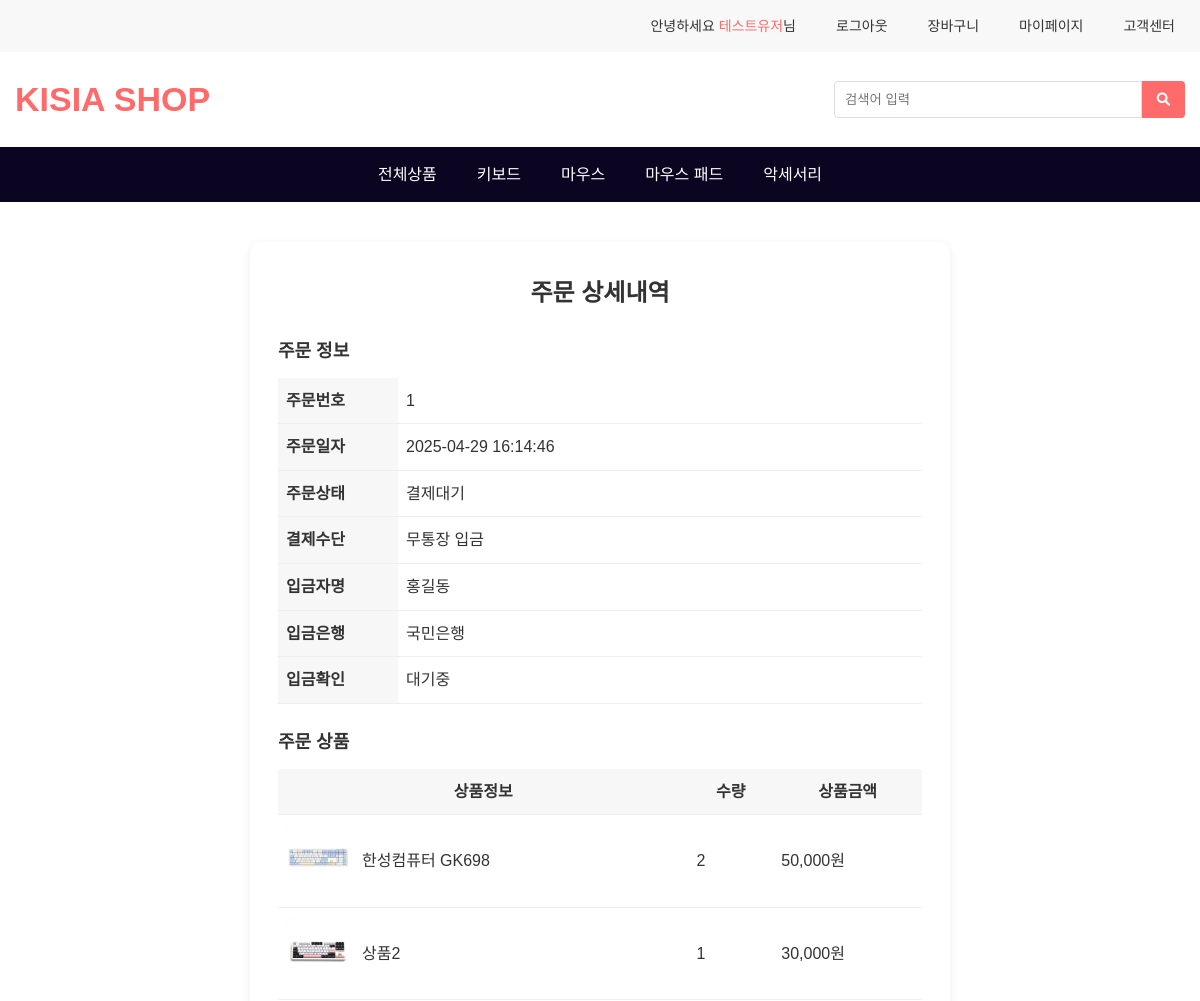
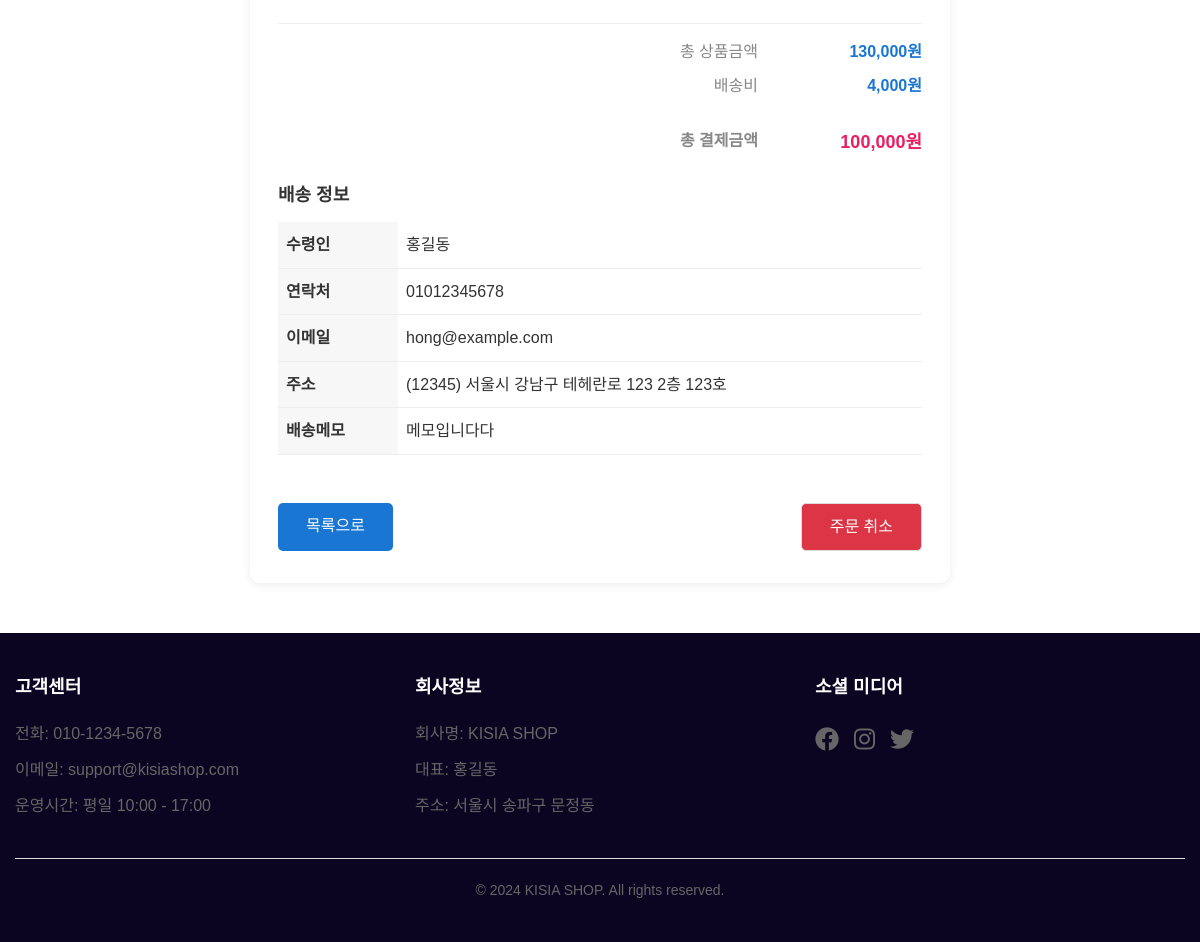
Screenshot of /mainmenu/order_detail.php?order_id=1 (signed in) with the database file from the repository (2 pictures, top to bottom).
### tables this page shows
CREATE TABLE orders (
  id INT PRIMARY KEY AUTO_INCREMENT,            
  user_id INT,                         
  user_name VARCHAR(100),                       

  order_amount INT NOT NULL,                    
  order_status ENUM('pending', 'paid', 'cancelled') DEFAULT 'pending',  
  payment_method ENUM('bank_transfer', 'point') NOT NULL,  

  depositor_name VARCHAR(100),                  
  bank_name VARCHAR(100),                       
  deposit_confirmed BOOLEAN DEFAULT FALSE,      
  deposit_confirmed_at DATETIME NULL,           

  receiver_name VARCHAR(100),                   
  receiver_phone VARCHAR(20),                   
  receiver_email VARCHAR(100),                  
  receiver_address VARCHAR(255),                
  receiver_postcode VARCHAR(10),                      
  receiver_address_detail VARCHAR(255),               
  delivery_memo VARCHAR(255),               

  order_created_at DATETIME DEFAULT NOW(),       
  FOREIGN KEY (user_id) REFERENCES users(id) ON DELETE SET NULL
);

CREATE TABLE order_items (
  id INT PRIMARY KEY AUTO_INCREMENT,
  order_id INT NOT NULL,                     
  product_id INT,                   
  product_name VARCHAR(255) NOT NULL,         
  product_image_url VARCHAR(255) NOT NULL,    
  quantity INT NOT NULL,                     
  price INT NOT NULL,                        
  deliver_price INT NOT NULL,                

  FOREIGN KEY (order_id) REFERENCES orders(id) ON DELETE CASCADE,
  FOREIGN KEY (product_id) REFERENCES products(id) ON DELETE SET NULL
);

### mainmenu/queries/get_mypage_order_detail.php (called while the page is built, shortened)
<?php
    require_once '/var/www/html/mainmenu/common/db.php';
    $orderId = $_GET['order_id'];
    $sql = "
        SELECT
            o.*,
            oi.id as order_item_id,
            oi.product_id,
            oi.product_name,
            oi.product_image_url,
            oi.quantity,
            oi.price,
            item_count_table.item_count
        FROM orders o
        JOIN order_items oi ON o.id = oi.order_id
        JOIN (
            SELECT order_id, COUNT(*) as item_count
            FROM order_items
            GROUP BY order_id
        ) item_count_table ON o.id = item_count_table.order_id
        WHERE o.id = ?
    ";
    $stmt = mysqli_prepare($conn, $sql);
    mysqli_stmt_bind_param($stmt, "i", $orderId);
    mysqli_stmt_execute($stmt);
    $result = mysqli_stmt_get_result($stmt);
    $order = mysqli_fetch_assoc($result);
    $sql_items = "SELECT * FROM order_items WHERE order_id = ?";
    $stmt_items = mysqli_prepare($conn, $sql_items);
    mysqli_stmt_bind_param($stmt_items, "i", $orderId);
    mysqli_stmt_execute($stmt_items);
    $result_items = mysqli_stmt_get_result($stmt_items);
    $order_items = mysqli_fetch_all($result_items, MYSQLI_ASSOC);
    $subtotal = 0;
    $shippingTotal = 0;
    foreach ($order_items as $item) {
        $subtotal += $item['price'] * $item['quantity'];
        $shippingTotal += $item['deliver_price'];
    }
?>

### mainmenu/order_detail.php (the view, shortened to what this page needs)
<!DOCTYPE html>
<html lang="ko">
<head>
    <link rel="stylesheet" href="css/style.css">
    <link rel="stylesheet" href="css/cart.css">
    <link rel="stylesheet" href="css/checkout.css">
    <link rel="stylesheet" href="https://cdnjs.cloudflare.com/ajax/libs/font-awesome/6.0.0/css/all.min.css">
</head>
<body>
    <?php include 'common/header.php'; ?>
    <?php require_once 'queries/get_mypage_order_detail.php'; ?>
    <main class="main-content">
        <div class="order-detail-container">
            <h2 class="order-detail-title">주문 상세내역</h2>
            <div class="order-section-title">주문 정보</div>
            <table class="order-info-table">
                <tr>
                    <th>주문번호</th>
                    <td><?php echo $order['id']; ?></td>
                </tr>
                <tr>
                    <th>주문일자</th>
                    <td><?php echo $order['order_created_at']; ?></td>
                </tr>
                <tr>
                    <th>주문상태</th>
                    <td>
                        <?php
                        switch($order['order_status']) {
                            case 'pending': echo '결제대기'; break;
                        }
                        ?>
                    </td>
                </tr>
                <tr>
                    <th>결제수단</th>
                    <td>
                        <?php
                        if ($order['payment_method'] === 'point') echo '포인트';
                        else if ($order['payment_method'] === 'bank_transfer') echo '무통장 입금';
                        else echo $order['payment_method'];
                        ?>
                    </td>
                </tr>
                <?php if ($order['payment_method'] === 'bank_transfer'): ?>
                <tr>
                    <th>입금자명</th>
                    <td><?php echo htmlspecialchars($order['depositor_name']); ?></td>
                </tr>
                <tr>
                    <th>입금은행</th>
                    <td><?php echo $order['bank_name']; ?></td>
                </tr>
                <tr>
                    <th>입금확인</th>
                    <td><?php echo $order['deposit_confirmed'] ? '완료' : '대기중'; ?></td>
                </tr>
                <?php endif; ?>
            </table>
            <div class="order-section-title">주문 상품</div>
            <table class="order-product-table">
                <thead>
                    <tr>
                        <th>상품정보</th>
                        <th>수량</th>
                        <th>상품금액</th>
                    </tr>
                </thead>
                <tbody>
                    <?php foreach ($order_items as $item): ?>
                    <tr>
                        <td>
                            <div class="product-info-row">
                                <span class="product-thumb">
                                    <img src="/<?php echo $item['product_image_url']; ?>" alt="상품 이미지">
                                </span>
                                <span class="product-name"><?php echo $item['product_name']; ?></span>
                            </div>
                        </td>
                        <td><?php echo $item['quantity']; ?></td>
                        <td><?php echo number_format($item['price']); ?>원</td>
                    </tr>
                    <?php endforeach; ?>
                </tbody>
            </table>
            <div style="margin-top:20px; margin-bottom:20px; padding-top:15px; border-top:1px solid #eee;">
                <div class="order-summary-row" style="margin-bottom:8px;">
                    <span class="label" style="flex:1; text-align:right; margin-right:20px;">총 상품금액</span>
                    <span class="value" style="width:120px; text-align:right;"><?php echo number_format($subtotal); ?>원</span>
                </div>
                <div class="order-summary-row" style="margin-bottom:8px;">
                    <span class="label" style="flex:1; text-align:right; margin-right:20px;">배송비</span>
                    <span class="value" style="width:120px; text-align:right;"><?php echo number_format($shippingTotal); ?>원</span>
                </div>
                <div class="order-summary-row" style="margin-top:15px; padding-top:15px;">
                    <span class="label" style="flex:1; text-align:right; margin-right:20px; font-weight:bold; font-size:16px;">총 결제금액</span>
                    <span class="value" style="width:120px; text-align:right; font-size:18px; color:#e91e63; font-weight:bold;"><?php echo number_format($order['order_amount']); ?>원</span>
                </div>
            </div>
            <div class="order-section-title">배송 정보</div>
            <table class="order-info-table">
                <tr>
                    <th>수령인</th>
                    <td><?php echo htmlspecialchars($order['receiver_name']); ?></td>
                </tr>
                <tr>
                    <th>연락처</th>
                    <td><?php echo $order['receiver_phone']; ?></td>
                </tr>
                <tr>
                    <th>이메일</th>
                    <td><?php echo $order['receiver_email']; ?></td>
                </tr>
                <tr>
                    <th>주소</th>
                    <td>
                        (<?php echo $order['receiver_postcode']; ?>)
                        <?php echo $order['receiver_address']; ?>
                        <?php if (!empty($order['receiver_address_detail'])): ?>
                            <?php echo htmlspecialchars($order['receiver_address_detail']); ?>
                        <?php endif; ?>
                    </td>
                </tr>
                <tr>
                    <th>배송메모</th>
                    <td><?php echo htmlspecialchars($order['delivery_memo']); ?></td>
                </tr>
            </table>
            <div class="button-group" style="display: flex; gap: 10px; justify-content: space-between; margin-top: 20px;">
                <a href="mypage.php?tab=mypage_order.php" class="btn-back">목록으로</a>
                <form action="queries/cancel_order.php" method="post">
                    <a class="btn-cancel" onclick="this.closest('form').submit();" style="background-color: #dc3545; color: white;">주문 취소</a>
                </form>
            </div>
        </div>
    </main>
    <?php include 'common/footer.php'; ?>
</body>
</html>

### mainmenu/css/style.css (style rules this page uses)
* { margin: 0; padding: 0; box-sizing: border-box; }
body { font-family: 'Noto Sans KR', sans-serif; line-height: 1.6; color: #333; }
a { text-decoration: none; color: inherit; }

### mainmenu/css/checkout.css (style rules this page uses)
.btn-cancel { padding: 15px 30px; background: #f8f9fa; border: 1px solid #ddd; border-radius: 4px; font-size: 16px; font-weight: 500; cursor: pointer; transition: all 0.3s; }

### mainmenu/order_detail.php (style rules this page uses)
.order-detail-container { max-width: 700px; margin: 40px auto; background: #fff; border-radius: 10px; box-shadow: 0 2px 8px rgba(0,0,0,0.08); padding: 32px 28px; }
.order-detail-title { text-align: center; margin-bottom: 24px; color: #333; }
.order-info-table, .order-product-table { width: 100%; border-collapse: collapse; margin-bottom: 24px; }
.order-info-table th, .order-info-table td, .order-product-table th, .order-product-table td { padding: 10px 8px; border-bottom: 1px solid #eee; }
.order-info-table th { width: 120px; background: #f7f7f7; text-align: left; }
.order-product-table th { background: #f7f7f7; }
.product-thumb img { width: 64px; height: 64px; object-fit: cover; border-radius: 8px; background: #f4f4f4; }
.order-section-title { font-size: 18px; font-weight: 600; margin: 24px 0 12px 0; }
.order-summary-row { display: flex; justify-content: flex-end; gap: 24px; font-size: 16px; }
.order-summary-row .label { color: #888; }
.order-summary-row .value { font-weight: 600; color: #1976d2; }
.btn-back { display: inline-block; margin-top: 24px; background: #1976d2; color: #fff; padding: 10px 28px; border-radius: 5px; text-decoration: none; }
.btn-cancel { display: inline-block; margin-top: 24px; background: #dc3545; color: #fff; padding: 10px 28px; border-radius: 5px; text-decoration: none; }
.product-info-row { display: flex; align-items: center; gap: 12px; }
.product-name { font-weight: 500; }

### rows the page displays
orders: id "1", order_created_at "2025-04-29 16:14:46", depositor_name "홍길동", bank_name "국민은행", order_amount "100,000", receiver_name "홍길동", receiver_phone "01012345678", receiver_email "hong@example.com", receiver_postcode "12345", receiver_address "서울시 강남구 테헤란로 123", receiver_address_detail "2층 123호", delivery_memo "메모입니다다"
order_items: product_image_url (picture), product_name "한성컴퓨터 GK698", quantity "2", price "50,000"
order_items: product_image_url (picture), product_name "상품2", quantity "1", price "30,000"

### other values shown
$name "테스트유저"
$subtotal "130,000"
$shippingTotal "4,000"
